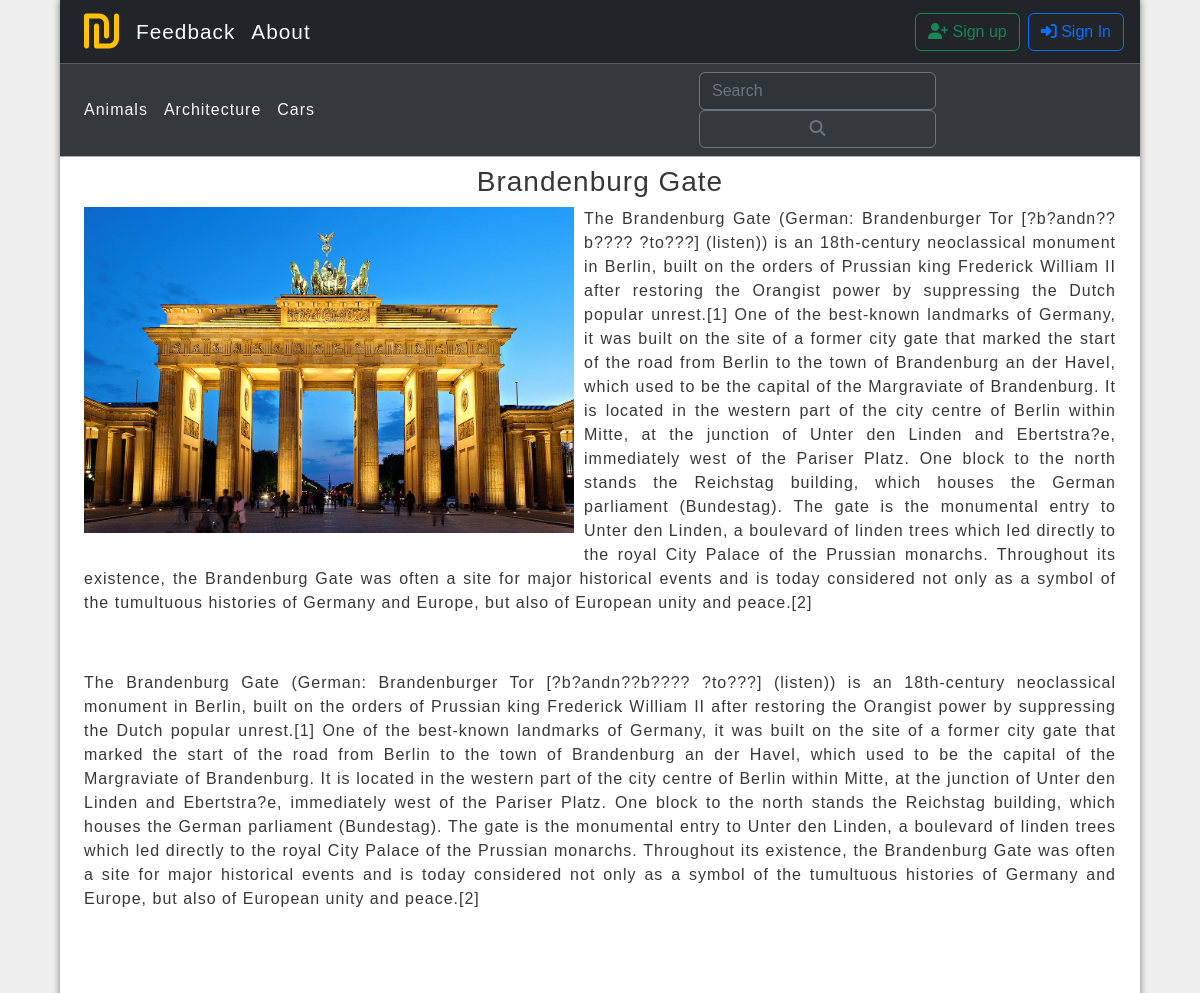
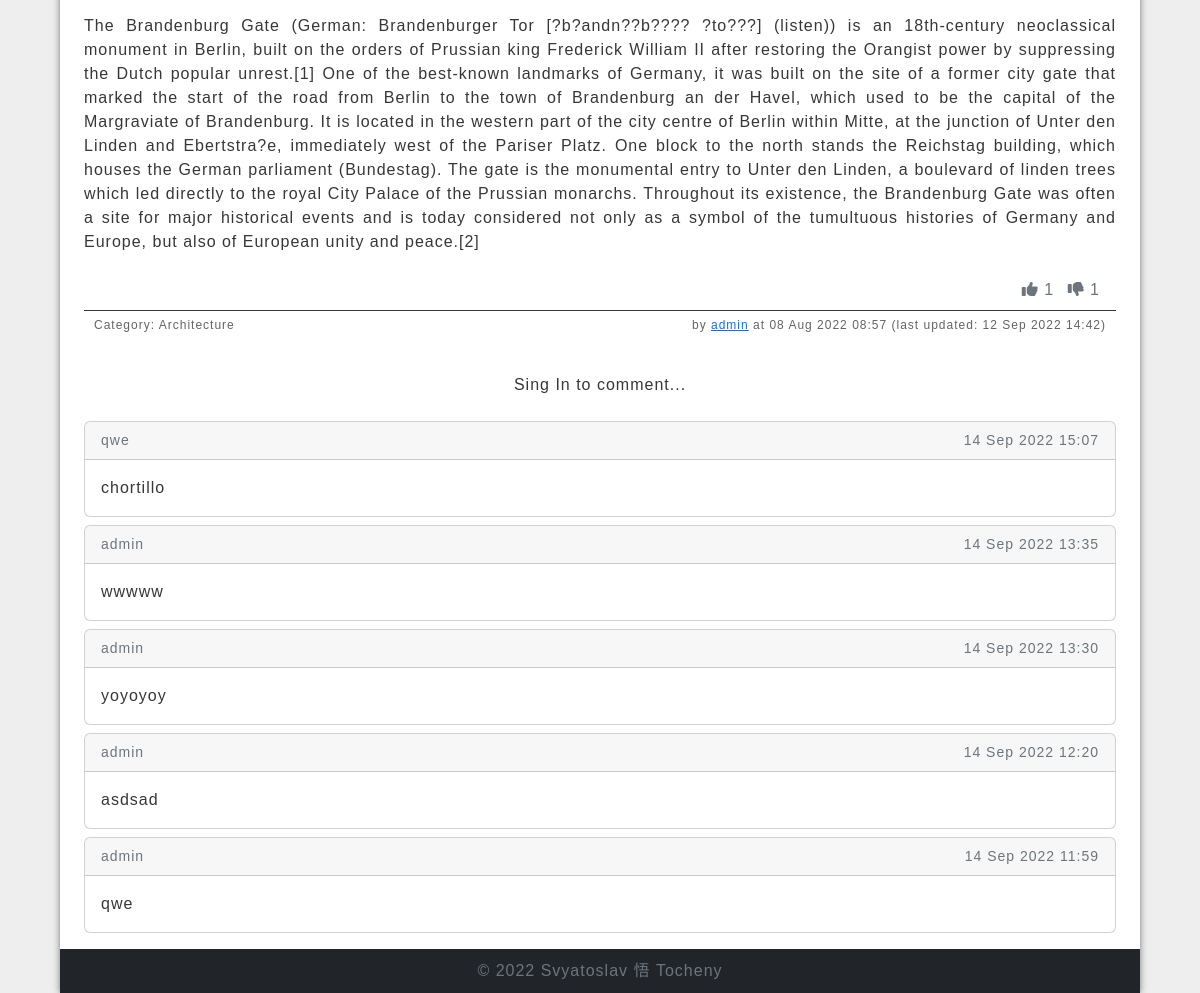
/post/brandenburg_gate, run on the app's committed database (2 pictures, top to bottom).
### blog/models.py (models this page shows, shortened)
class Category(models.Model):
    name = models.CharField(max_length=100, db_index=True)
    slug = models.SlugField(max_length=255, unique=True, db_index=True, verbose_name='URL')
    class Meta:
        verbose_name = "Category"
        verbose_name_plural = "Categories"
    def get_absolute_url(self):
        return reverse('category', kwargs={'cat_slug': self.slug})
    def __str__(self):
        return self.name

class Post(models.Model):
    title = models.CharField(max_length=255, verbose_name="Title")
    slug = models.SlugField(max_length=255, unique=True, db_index=True, verbose_name='URL')
    photo = models.ImageField(upload_to="photos/%Y/%m/%d/", blank=True)
    content = models.TextField(max_length=10000, default='')
    time_create = models.DateTimeField(auto_now_add=True)
    time_update = models.DateTimeField(auto_now=True)
    is_published = models.BooleanField(default=True, verbose_name="Publish")
    cat = models.ForeignKey('Category', on_delete=models.CASCADE, verbose_name="Category")
    author = models.ForeignKey(CustomUser, null=True, on_delete=models.deletion.SET_NULL)
    post_reactions = models.ManyToManyField(CustomUser,
                                            through="Reaction",
                                            through_fields=('post', 'user'),
                                            blank=True, related_name="reactions")
    def get_reaction_count(self, reaction_type):
        return self.post_reactions.through.objects.filter(post=self, react_type=reaction_type).count()
    class Meta:
        verbose_name = "Post"
        verbose_name_plural = "Posts"
        ordering = ['time_create']
    def __str__(self):
        return self.title

class CustomUser(AbstractUser):
    full_name = models.CharField(max_length=255, verbose_name="Full name")
    about = models.CharField(max_length=1000, verbose_name="About")
    first_name = None
    last_name = None
    def __str__(self):
        return self.username

class Comment(models.Model):
    user = models.ForeignKey(CustomUser, null=True, on_delete=models.deletion.SET_NULL)
    text = models.CharField(max_length=1000, blank=False, null=False)
    time_create = models.DateTimeField(auto_now_add=True)
    post = models.ForeignKey(Post, blank=True, related_name="comments", on_delete=models.deletion.CASCADE)

### blog/views.py (the view, shortened to what this page needs)
# urls.py: path('post/<slug:post_slug>', PostView.as_view(), name='post'),
class PostView(DataMixin, FormMixin, DetailView):
    model = Post
    template_name = 'blog/post.html'
    form_class = CommentForm
    slug_url_kwarg = 'post_slug'
    context_object_name = 'post'
    def get_context_data(self, *, object_list=None, **kwargs):
        context = super().get_context_data(**kwargs)
        c_def = self.get_user_context(title=context['post'])
        return dict(list(context.items()) + list(c_def.items()))
    def post(self, request, *args, **kwargs):
        self.object = self.get_object()
        form = self.get_form()
        if form.is_valid():
            return self.form_valid(form)
        else:
            return self.form_invalid(form)

### blog/forms.py
class CommentForm(forms.ModelForm):
    class Meta:
        model = Comment
        fields = ['text', 'user', 'post']
        widgets = {
            'text': forms.Textarea(attrs={'rows': 1, 'class': 'form-control', 'placeholder': 'Write a comment...'}),
            'user': forms.HiddenInput(attrs={'id': 'user_id'}),
            'post': forms.HiddenInput(attrs={'id': 'post_id'})
        }

### blog/templatetags/blog_tags.py (called while the page is built)
@register.simple_tag
def define(val=None):
  return val

@register.simple_tag
def call_method(obj, method_name, *args):
    method = getattr(obj, method_name)
    return method(*args)

### blog/utils.py (called while the page is built)
    def get_user_context(self, **kwargs):
        context = kwargs
        cats = Category.objects.annotate(Count('post'))
        user_menu = menu.copy()
        if not self.request.user.is_authenticated:
            user_menu.pop(0)
        context['menu'] = user_menu
        context['cats'] = cats
        if 'cat_selected' not in context:
            context['cat_selected'] = 0
        return context

    def get_context_data(self, *, object_list=None, **kwargs):
        context = super().get_context_data(**kwargs)
        c_def = self.get_user_context(**kwargs, title=self.title)
        return dict(list(context.items()) + list(c_def.items()))

### blog/templates/blog/post.html (shortened to what this page needs)
{% extends 'blog/base/base.html' %}
{% load static %}
{% load avatar_tags %}
{% block content %}
    {% load blog_tags %}
    {% if post.photo %}
        <a href="{{ post.photo.url }}"><img class="post-img" src="{{ post.photo.url }}"></a>
    {% endif %}
    <div class="post-content">
        {{ post.content|safe }}
    </div>
    <div class="d-flex my-2 float-end">
        <div class="float-end align-self-center me-2">
            {% include 'blog/users/likes_panel.html' %}
        </div>
    </div>
    <div class="post-header w-100">
        <p class="first">Category: {{ post.cat }}</p>
        <p class="last">by <a href="{% url 'watch_profile' post.author.username %}">{{ post.author.username }}</a>
            at {{ post.time_create|date:"d M Y H:i" }} (last
            updated: {{ post.time_update|date:"d M Y H:i" }})
        </p>
    </div>
    <div class="mb-2 d-flex flex-column">
        {% if user.is_authenticated %}
            <form method="post" class="d-flex align-items-center">
                {% csrf_token %}
                <input type="hidden" name="user" value={{ user.id }}>
                <input type="hidden" name="post" value={{ post.id }}>
                {{ form.text }}
                <button type="submit" class="btn btn-primary my-2 float-end ms-2 text-nowrap">Send comment</button>
            </form>
        {% else %}
            <span class="my-4 align-self-center">Sing In to comment...</span>
        {% endif %}
        {% if not post.comments.all %}
            No comments yet...
        {% else %}
            {% for comment in post.comments.all|dictsortreversed:"time_create" %}
                <div class="d-flex flex-row">
                    <div class="card mb-2 align-self-end flex-grow-1">
                        <div class="card-header">
                            <small class="d-flex justify-content-between">
                            <a href="{% url 'watch_profile' comment.user %}" class="float-start text-secondary text-decoration-none">
                                {{ comment.user }}</a>
                                <span class="float-end align-self-center text-secondary">{{ comment.time_create|date:"d M Y H:i" }}</span>
                            </small>
                        </div>
                        <div class="card-body">{{ comment.text }}</div>
                    </div>
                </div>
            {% endfor %}
        {% endif %}
    </div>
{% endblock content %}

### blog/templates/blog/base/base.html (shortened to what this page needs)
{% load static %}
<!DOCTYPE html>
<html lang="en">
<head>
    <link type="text/css" rel="stylesheet" href="{% static 'bootstrap/css/bootstrap.min.css' %}">
    <link type="text/css" rel="stylesheet" href="{% static 'fontawesome/css/all.css' %}">
    <link type="text/css" rel="stylesheet" href="/static/blog/css/style.css">
</head>
<body>
<div class="wrapper">
    {% include 'blog/base/menu.html' %}
    <h3 class="align-self-center m-2">{{ title }}</h3>
    <div class="container-fluid px-4">
        {% block content %}
        {% endblock content %}
    </div>
    {% include 'blog/base/footer.html' %}
</div>
</body>
</html>

### blog/templates/blog/base/menu.html (shortened to what this page needs)
{% load blog_tags %}
{% load avatar_tags %}
<header class="text-bg-dark">
    <div class="d-flex flex-wrap align-items-center justify-content-center justify-content-lg-start my-2 mx-3">
        <a class="px-2 text-light" href="{% url 'home' %}"><i class="fa fa-shekel h1 mb-0 text-warning"></i></a>
        <ul class="nav col-12 col-lg-auto me-lg-auto mb-2 justify-content-center mb-md-0"
            style="font-size: 1.3rem;font-weight: 300">
            {% for m in menu %}
                {% url m.url_name as url %}
                {% if request.path == url %}
                    <li><a class="nav-link px-2 text-secondary" href="{% url m.url_name %}">{{ m.title }}</a></li>
                {% else %}
                    <li><a class="nav-link px-2 text-light" href="{% url m.url_name %}">{{ m.title }}</a></li>
                {% endif %}
            {% endfor %}
        </ul>
        <div class="text-end d-flex align-items-center">
            {% if request.user.is_authenticated %}
                <a class="ps-1 pe-3 text-light text-decoration-none" href="{% url 'edit_profile' %}">
                    {% avatar user 38 class="rounded-circle border border-secondary" %}
                        {{ user.username }}
                </a>
                <a class="btn btn-outline-danger" href="{% url 'logout' %}"><i class="fa fa-right-from-bracket"></i>
                    Sign Out</a>
            {% else %}
                <button id="signup-btn" class="btn btn-outline-success me-2"><i class="fa fa-user-plus"></i> Sign up
                </button>
                <button id="signin-btn" class="btn btn-outline-primary"><i class="fa fa-right-to-bracket"></i> Sign In
                </button>
            {% endif %}
        </div>
    </div>
    <hr class="my-0">
    <div class="d-flex flex-wrap align-items-center justify-content-center justify-content-lg-start py-2 px-3 bg-secondary bg-opacity-25">
        <ul class="nav col-12 col-lg-auto me-lg-auto mb-2 justify-content-center mb-md-0">
            {% for c in cats %}
                {% if c.post__count > 0 %}
                    {% if cat_selected == c.slug %}
                        <li class="nav-link px-2 text-secondary">{{ c.name }}</li>
                    {% else %}
                        <li><a class="nav-link px-2 text-light" href="{{ c.get_absolute_url }}">{{ c.name }}</a>
                        </li>
                    {% endif %}
                {% endif %}
            {% endfor %}
        </ul>
        <form method="get" action="{% url 'search_results' %}" class="d-flex col-12 col-lg-auto mb-3 mb-lg-0"
              role="search">
            <input class="form-control border-secondary text-bg-dark me-1" type="search" name="search_request"
                   placeholder="Search"
                   aria-label="Search">
            <button type="submit" class="btn btn-outline-secondary" onclick="return empty()"><i
                    class="fa fa-magnifying-glass"></i></button>
        </form>
    </div>
</header>

### data on the page
Category: name "Animals"
Category: name "Architecture"
Category: name "Cars"
Post: title "Brandenburg Gate", photo (picture), content "The Brandenburg Gate (German: Brandenburger Tor [?b?andn??b???? ?to???] (listen)) is an 18th-century neoclassical monument in Berlin, built on the orders of Prussian king Frederick William II after restoring the Orangist power by suppressing the Dutch popular unrest.[1] One of the best-known landmarks of Germany, it was built on the site of a former city gate that marked the start of the road from Berlin to the town of Brandenburg an der Havel, which used to be the capital of the Margraviate of Brandenburg. It is located in the western part of the city centre of Berlin within Mitte, at the junction of Unter den Linden and Ebertstra?e, immediately west of the Pariser Platz. One block to the…", cat "Architecture", author.username "admin", time_create "08 Aug 2022 08:57", time_update "12 Sep 2022 14:42"
Comment: user "qwe", time_create "14 Sep 2022 15:07", text "chortillo"
Comment: user "admin", time_create "14 Sep 2022 13:35", text "wwwww"
Comment: user "admin", time_create "14 Sep 2022 13:30", text "yoyoyoy"
Comment: user "admin", time_create "14 Sep 2022 12:20", text "asdsad"
Comment: user "admin", time_create "14 Sep 2022 11:59", text "qwe"

### other printed values
{{ m.title }} "Feedback" "About"
{{ likes }} "1"
{{ dislikes }} "1"
